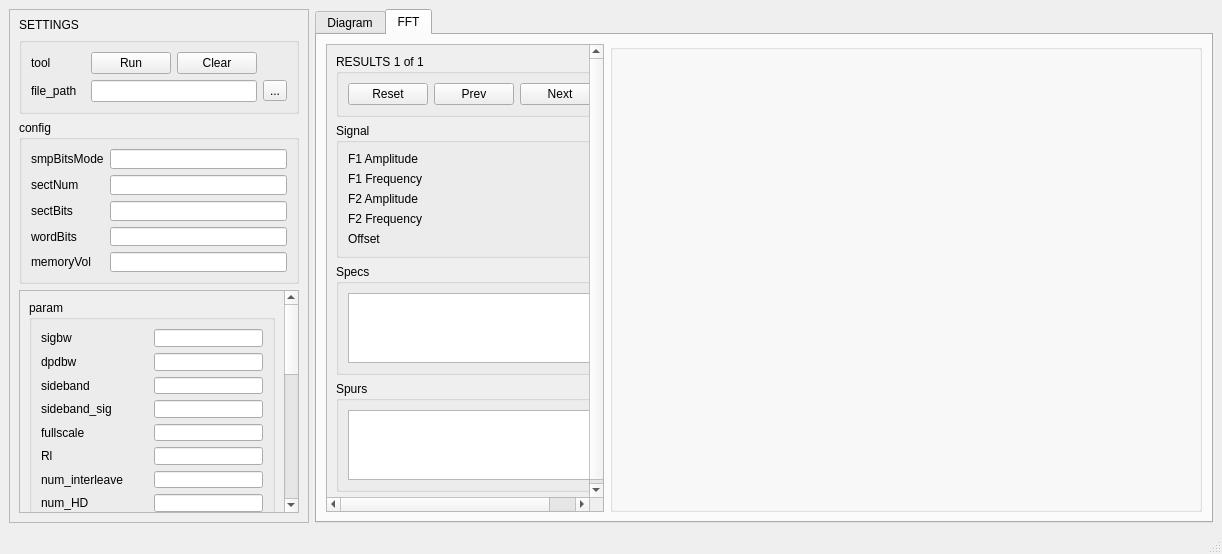
<?xml version="1.0" encoding="UTF-8"?>
<ui version="4.0">
 <class>MainWindow</class>
 <widget class="QMainWindow" name="MainWindow">
  <property name="geometry">
   <rect>
    <x>0</x>
    <y>0</y>
    <width>1222</width>
    <height>554</height>
   </rect>
  </property>
  <property name="windowTitle">
   <string>MainWindow</string>
  </property>
  <widget class="QWidget" name="centralwidget">
   <layout class="QHBoxLayout" name="horizontalLayout_2" stretch="1,3">
    <item>
     <widget class="QScrollArea" name="scrollArea">
      <property name="minimumSize">
       <size>
        <width>300</width>
        <height>0</height>
       </size>
      </property>
      <property name="widgetResizable">
       <bool>true</bool>
      </property>
      <widget class="QWidget" name="scrollAreaWidgetContents">
       <property name="geometry">
        <rect>
         <x>0</x>
         <y>0</y>
         <width>298</width>
         <height>512</height>
        </rect>
       </property>
       <layout class="QGridLayout" name="gridLayout_2" rowstretch="1,0,0,0,0,0">
        <item row="0" column="0">
         <widget class="QLabel" name="label">
          <property name="maximumSize">
           <size>
            <width>16777215</width>
            <height>12</height>
           </size>
          </property>
          <property name="text">
           <string>SETTINGS</string>
          </property>
         </widget>
        </item>
        <item row="1" column="0">
         <widget class="QGroupBox" name="groupBox">
          <property name="enabled">
           <bool>true</bool>
          </property>
          <property name="maximumSize">
           <size>
            <width>16777215</width>
            <height>100</height>
           </size>
          </property>
          <property name="title">
           <string/>
          </property>
          <layout class="QGridLayout" name="gridLayout_5">
           <item row="0" column="1">
            <widget class="QPushButton" name="run_btn">
             <property name="sizePolicy">
              <sizepolicy hsizetype="Fixed" vsizetype="Fixed">
               <horstretch>0</horstretch>
               <verstretch>0</verstretch>
              </sizepolicy>
             </property>
             <property name="text">
              <string>Run</string>
             </property>
             <property name="icon">
              <iconset>
               <selectedon>../images/run-c.png</selectedon>
              </iconset>
             </property>
            </widget>
           </item>
           <item row="1" column="0">
            <widget class="QLabel" name="file_path_label">
             <property name="text">
              <string>file_path</string>
             </property>
            </widget>
           </item>
           <item row="1" column="3">
            <widget class="QToolButton" name="file_toolButton">
             <property name="text">
              <string>...</string>
             </property>
            </widget>
           </item>
           <item row="0" column="2">
            <widget class="QPushButton" name="clear_btn">
             <property name="text">
              <string>Clear</string>
             </property>
             <property name="icon">
              <iconset>
               <selectedon>../images/clear.png</selectedon>
              </iconset>
             </property>
            </widget>
           </item>
           <item row="1" column="1" colspan="2">
            <widget class="QLineEdit" name="file_path_lineinput"/>
           </item>
           <item row="0" column="0">
            <widget class="QLabel" name="tool_label">
             <property name="text">
              <string>tool</string>
             </property>
            </widget>
           </item>
          </layout>
         </widget>
        </item>
        <item row="3" column="0">
         <widget class="QGroupBox" name="config_gbx">
          <property name="maximumSize">
           <size>
            <width>16777215</width>
            <height>164</height>
           </size>
          </property>
          <property name="title">
           <string>config</string>
          </property>
          <layout class="QGridLayout" name="gridLayout_4">
           <item row="1" column="1">
            <widget class="QLineEdit" name="smpBitsMode_txt"/>
           </item>
           <item row="5" column="1">
            <widget class="QLineEdit" name="memoryVol_txt"/>
           </item>
           <item row="3" column="1">
            <widget class="QLineEdit" name="sectBits_txt"/>
           </item>
           <item row="4" column="0">
            <widget class="QLabel" name="wordBits">
             <property name="text">
              <string>wordBits</string>
             </property>
            </widget>
           </item>
           <item row="2" column="0">
            <widget class="QLabel" name="sectNum">
             <property name="text">
              <string>sectNum</string>
             </property>
            </widget>
           </item>
           <item row="3" column="0">
            <widget class="QLabel" name="sectBits">
             <property name="text">
              <string>sectBits</string>
             </property>
            </widget>
           </item>
           <item row="5" column="0">
            <widget class="QLabel" name="memoryVol">
             <property name="text">
              <string>memoryVol</string>
             </property>
            </widget>
           </item>
           <item row="1" column="0">
            <widget class="QLabel" name="smpBitsMode">
             <property name="text">
              <string>smpBitsMode</string>
             </property>
            </widget>
           </item>
           <item row="4" column="1">
            <widget class="QLineEdit" name="wordBits_txt"/>
           </item>
           <item row="2" column="1">
            <widget class="QLineEdit" name="sectNum_txt"/>
           </item>
          </layout>
         </widget>
        </item>
        <item row="4" column="0">
         <widget class="QScrollArea" name="scrollArea_3">
          <property name="widgetResizable">
           <bool>true</bool>
          </property>
          <widget class="QWidget" name="scrollAreaWidgetContents_2">
           <property name="geometry">
            <rect>
             <x>0</x>
             <y>-189</y>
             <width>261</width>
             <height>618</height>
            </rect>
           </property>
           <layout class="QHBoxLayout" name="horizontalLayout">
            <item>
             <widget class="QGroupBox" name="groupBox_3">
              <property name="maximumSize">
               <size>
                <width>16777215</width>
                <height>600</height>
               </size>
              </property>
              <property name="title">
               <string>param</string>
              </property>
              <layout class="QGridLayout" name="gridLayout">
               <property name="sizeConstraint">
                <enum>QLayout::SetNoConstraint</enum>
               </property>
               <item row="3" column="1">
                <widget class="QLineEdit" name="sideband_sig_input"/>
               </item>
               <item row="22" column="1">
                <widget class="QLineEdit" name="sig_angle_input"/>
               </item>
               <item row="4" column="1">
                <widget class="QLineEdit" name="fullscale_input"/>
               </item>
               <item row="15" column="0">
                <widget class="QLabel" name="dbc_th_IL">
                 <property name="text">
                  <string>dbc_th_IL</string>
                 </property>
                </widget>
               </item>
               <item row="5" column="0">
                <widget class="QLabel" name="Rl">
                 <property name="text">
                  <string>Rl</string>
                 </property>
                </widget>
               </item>
               <item row="21" column="0">
                <widget class="QLabel" name="refclk_ratio">
                 <property name="text">
                  <string>refclk_ratio</string>
                 </property>
                </widget>
               </item>
               <item row="5" column="1">
                <widget class="QLineEdit" name="Rl_input"/>
               </item>
               <item row="20" column="0">
                <widget class="QLabel" name="imd_mode">
                 <property name="text">
                  <string>imd_mode</string>
                 </property>
                </widget>
               </item>
               <item row="2" column="1">
                <widget class="QLineEdit" name="sideband_input"/>
               </item>
               <item row="23" column="1">
                <widget class="QLineEdit" name="dc_1f_noise_cancel_input"/>
               </item>
               <item row="18" column="1">
                <widget class="QLineEdit" name="plot_option_input"/>
               </item>
               <item row="17" column="1">
                <widget class="QLineEdit" name="ENOB_include_HD_input"/>
               </item>
               <item row="16" column="0">
                <widget class="QLabel" name="dbc_th_SFDR">
                 <property name="text">
                  <string>dbc_th_SFDR</string>
                 </property>
                </widget>
               </item>
               <item row="20" column="1">
                <widget class="QComboBox" name="imd_mode_cmbox">
                 <item>
                  <property name="text">
                   <string>0</string>
                  </property>
                 </item>
                 <item>
                  <property name="text">
                   <string>1</string>
                  </property>
                 </item>
                </widget>
               </item>
               <item row="3" column="0">
                <widget class="QLabel" name="sideband_sig">
                 <property name="text">
                  <string>sideband_sig</string>
                 </property>
                </widget>
               </item>
               <item row="2" column="0">
                <widget class="QLabel" name="sideband">
                 <property name="text">
                  <string>sideband</string>
                 </property>
                </widget>
               </item>
               <item row="8" column="0">
                <widget class="QLabel" name="num_IMD">
                 <property name="text">
                  <string>num_IMD</string>
                 </property>
                </widget>
               </item>
               <item row="23" column="0">
                <widget class="QLabel" name="dc_1f_noise_cancel">
                 <property name="text">
                  <string>dc_1f_noise_cancel</string>
                 </property>
                </widget>
               </item>
               <item row="17" column="0">
                <widget class="QLabel" name="ENOB_include_HD">
                 <property name="text">
                  <string>ENOB_include_HD</string>
                 </property>
                </widget>
               </item>
               <item row="21" column="1">
                <widget class="QLineEdit" name="refclk_ratio_input"/>
               </item>
               <item row="8" column="1">
                <widget class="QLineEdit" name="num_IMD_input"/>
               </item>
               <item row="0" column="1">
                <widget class="QLineEdit" name="sigbw_input"/>
               </item>
               <item row="6" column="1">
                <widget class="QLineEdit" name="num_interleave_input"/>
               </item>
               <item row="1" column="1">
                <widget class="QLineEdit" name="dpdbw_input"/>
               </item>
               <item row="13" column="1">
                <widget class="QLineEdit" name="dbc_th_HD_input"/>
               </item>
               <item row="11" column="1">
                <widget class="QLineEdit" name="dacOSR_input"/>
               </item>
               <item row="13" column="0">
                <widget class="QLabel" name="dbc_th_HD">
                 <property name="text">
                  <string>dbc_th_HD</string>
                 </property>
                </widget>
               </item>
               <item row="19" column="1">
                <widget class="QLineEdit" name="figure_overwrite_input"/>
               </item>
               <item row="16" column="1">
                <widget class="QLineEdit" name="dbc_th_SFDR_input"/>
               </item>
               <item row="9" column="0">
                <widget class="QLabel" name="window">
                 <property name="text">
                  <string>window</string>
                 </property>
                </widget>
               </item>
               <item row="0" column="0">
                <widget class="QLabel" name="sigbw">
                 <property name="text">
                  <string>sigbw</string>
                 </property>
                </widget>
               </item>
               <item row="12" column="0">
                <widget class="QLabel" name="plot_range">
                 <property name="text">
                  <string>plot_range</string>
                 </property>
                </widget>
               </item>
               <item row="10" column="1">
                <widget class="QLineEdit" name="nyquitst_zone_input"/>
               </item>
               <item row="7" column="0">
                <widget class="QLabel" name="num_HD">
                 <property name="text">
                  <string>num_HD</string>
                 </property>
                </widget>
               </item>
               <item row="6" column="0">
                <widget class="QLabel" name="num_interleave">
                 <property name="text">
                  <string>num_interleave</string>
                 </property>
                </widget>
               </item>
               <item row="18" column="0">
                <widget class="QLabel" name="plot_option">
                 <property name="text">
                  <string>plot_option</string>
                 </property>
                </widget>
               </item>
               <item row="12" column="1">
                <widget class="QLineEdit" name="plot_range_input"/>
               </item>
               <item row="14" column="1">
                <widget class="QLineEdit" name="dbc_th_IMD_input"/>
               </item>
               <item row="7" column="1">
                <widget class="QLineEdit" name="num_HD_input"/>
               </item>
               <item row="22" column="0">
                <widget class="QLabel" name="sig_angle">
                 <property name="text">
                  <string>sig_angle</string>
                 </property>
                </widget>
               </item>
               <item row="4" column="0">
                <widget class="QLabel" name="fullscale">
                 <property name="text">
                  <string>fullscale</string>
                 </property>
                </widget>
               </item>
               <item row="19" column="0">
                <widget class="QLabel" name="figure_overwrite">
                 <property name="text">
                  <string>figure_overwrite</string>
                 </property>
                </widget>
               </item>
               <item row="11" column="0">
                <widget class="QLabel" name="dacOSR">
                 <property name="text">
                  <string>dacOSR</string>
                 </property>
                </widget>
               </item>
               <item row="15" column="1">
                <widget class="QLineEdit" name="dbc_th_IL_input"/>
               </item>
               <item row="14" column="0">
                <widget class="QLabel" name="dbc_th_IMD">
                 <property name="text">
                  <string>dbc_th_IMD</string>
                 </property>
                </widget>
               </item>
               <item row="10" column="0">
                <widget class="QLabel" name="nyquitst_zone">
                 <property name="text">
                  <string>nyquitst_zone</string>
                 </property>
                </widget>
               </item>
               <item row="1" column="0">
                <widget class="QLabel" name="dpdbw">
                 <property name="text">
                  <string>dpdbw</string>
                 </property>
                </widget>
               </item>
               <item row="9" column="1">
                <widget class="QLineEdit" name="window_input"/>
               </item>
              </layout>
             </widget>
            </item>
           </layout>
          </widget>
         </widget>
        </item>
       </layout>
      </widget>
     </widget>
    </item>
    <item>
     <widget class="QTabWidget" name="tabWidget">
      <property name="currentIndex">
       <number>1</number>
      </property>
      <widget class="QWidget" name="Diagram">
       <property name="palette">
        <palette>
         <active>
          <colorrole role="Base">
           <brush brushstyle="SolidPattern">
            <color alpha="255">
             <red>85</red>
             <green>170</green>
             <blue>0</blue>
            </color>
           </brush>
          </colorrole>
         </active>
         <inactive>
          <colorrole role="Base">
           <brush brushstyle="SolidPattern">
            <color alpha="255">
             <red>85</red>
             <green>170</green>
             <blue>0</blue>
            </color>
           </brush>
          </colorrole>
         </inactive>
         <disabled>
          <colorrole role="Base">
           <brush brushstyle="SolidPattern">
            <color alpha="255">
             <red>240</red>
             <green>240</green>
             <blue>240</blue>
            </color>
           </brush>
          </colorrole>
         </disabled>
        </palette>
       </property>
       <attribute name="icon">
        <iconset>
         <selectedoff>../images/Diagram.png</selectedoff>
        </iconset>
       </attribute>
       <attribute name="title">
        <string>Diagram</string>
       </attribute>
       <layout class="QHBoxLayout" name="horizontalLayout_3">
        <item>
         <widget class="QLabel" name="diagram_label">
          <property name="text">
           <string/>
          </property>
          <property name="pixmap">
           <pixmap>../images/diagram_strut.png</pixmap>
          </property>
          <property name="scaledContents">
           <bool>true</bool>
          </property>
          <property name="alignment">
           <set>Qt::AlignCenter</set>
          </property>
         </widget>
        </item>
       </layout>
      </widget>
      <widget class="QWidget" name="FFT">
       <attribute name="icon">
        <iconset>
         <selectedoff>../images/FFT.png</selectedoff>
        </iconset>
       </attribute>
       <attribute name="title">
        <string>FFT</string>
       </attribute>
       <layout class="QHBoxLayout" name="horizontalLayout_4" stretch="1,2">
        <item>
         <widget class="QScrollArea" name="scrollArea_2">
          <property name="maximumSize">
           <size>
            <width>278</width>
            <height>16777215</height>
           </size>
          </property>
          <property name="widgetResizable">
           <bool>true</bool>
          </property>
          <widget class="QWidget" name="scrollAreaWidgetContents_3">
           <property name="geometry">
            <rect>
             <x>0</x>
             <y>0</y>
             <width>276</width>
             <height>465</height>
            </rect>
           </property>
           <layout class="QVBoxLayout" name="verticalLayout_2">
            <item>
             <widget class="QGroupBox" name="groupBox_4">
              <property name="title">
               <string>RESULTS 1 of 1</string>
              </property>
              <layout class="QHBoxLayout" name="horizontalLayout_5">
               <item>
                <widget class="QPushButton" name="reset_btn">
                 <property name="text">
                  <string>Reset</string>
                 </property>
                 <property name="icon">
                  <iconset>
                   <selectedoff>../images/reset.png</selectedoff>
                  </iconset>
                 </property>
                </widget>
               </item>
               <item>
                <widget class="QPushButton" name="previous_btn">
                 <property name="text">
                  <string>Prev</string>
                 </property>
                 <property name="icon">
                  <iconset>
                   <selectedoff>../images/previous.png</selectedoff>
                  </iconset>
                 </property>
                </widget>
               </item>
               <item>
                <widget class="QPushButton" name="next_btn">
                 <property name="text">
                  <string>Next</string>
                 </property>
                 <property name="icon">
                  <iconset>
                   <selectedoff>../images/next.png</selectedoff>
                  </iconset>
                 </property>
                </widget>
               </item>
              </layout>
             </widget>
            </item>
            <item>
             <widget class="QGroupBox" name="groupBox_5">
              <property name="title">
               <string>Signal</string>
              </property>
              <layout class="QGridLayout" name="gridLayout_6">
               <item row="1" column="1">
                <widget class="QLabel" name="f1_amplitude_text">
                 <property name="text">
                  <string/>
                 </property>
                </widget>
               </item>
               <item row="2" column="1">
                <widget class="QLabel" name="f1_frequency_text">
                 <property name="text">
                  <string/>
                 </property>
                </widget>
               </item>
               <item row="1" column="0">
                <widget class="QLabel" name="f1_amplitude">
                 <property name="text">
                  <string>F1 Amplitude</string>
                 </property>
                </widget>
               </item>
               <item row="3" column="0">
                <widget class="QLabel" name="f2_amplitude">
                 <property name="text">
                  <string>F2 Amplitude</string>
                 </property>
                </widget>
               </item>
               <item row="4" column="1">
                <widget class="QLabel" name="f2_frequency_text">
                 <property name="text">
                  <string/>
                 </property>
                </widget>
               </item>
               <item row="4" column="0">
                <widget class="QLabel" name="f2_frequency">
                 <property name="text">
                  <string>F2 Frequency</string>
                 </property>
                </widget>
               </item>
               <item row="2" column="0">
                <widget class="QLabel" name="f1_frequency">
                 <property name="text">
                  <string>F1 Frequency</string>
                 </property>
                </widget>
               </item>
               <item row="3" column="1">
                <widget class="QLabel" name="f2_amplitude_text">
                 <property name="text">
                  <string/>
                 </property>
                </widget>
               </item>
               <item row="5" column="0">
                <widget class="QLabel" name="Offset">
                 <property name="text">
                  <string>Offset</string>
                 </property>
                </widget>
               </item>
               <item row="5" column="1">
                <widget class="QLabel" name="Offset_text">
                 <property name="text">
                  <string/>
                 </property>
                </widget>
               </item>
              </layout>
             </widget>
            </item>
            <item>
             <widget class="QGroupBox" name="groupBox_6">
              <property name="title">
               <string>Specs</string>
              </property>
              <layout class="QGridLayout" name="gridLayout_7">
               <item row="0" column="0">
                <widget class="QTableWidget" name="spec_tableWidget"/>
               </item>
              </layout>
             </widget>
            </item>
            <item>
             <widget class="QGroupBox" name="groupBox_7">
              <property name="title">
               <string>Spurs</string>
              </property>
              <layout class="QHBoxLayout" name="horizontalLayout_6">
               <item>
                <widget class="QTableWidget" name="spur_tableWidget"/>
               </item>
              </layout>
             </widget>
            </item>
           </layout>
          </widget>
         </widget>
        </item>
        <item>
         <widget class="QGroupBox" name="fft_gragh">
          <property name="title">
           <string/>
          </property>
         </widget>
        </item>
       </layout>
      </widget>
     </widget>
    </item>
   </layout>
  </widget>
  <widget class="QStatusBar" name="statusbar"/>
 </widget>
 <resources/>
 <connections/>
</ui>
